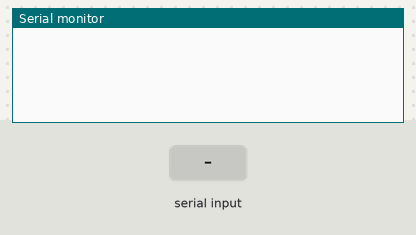
Bench run of a sketch on a simulated Arduino Uno, built with avr-gcc and run on an emulated ATmega328P. Parts: the last lines printed to the serial monitor. Inputs (shaded band) come from the test bench.

Above: at 1.2 s.
1.3 s: "a" received over Serial
At 1.8 s:
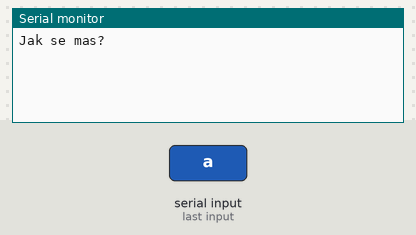
2.8 s: "b" received over Serial
At 4.0 s:
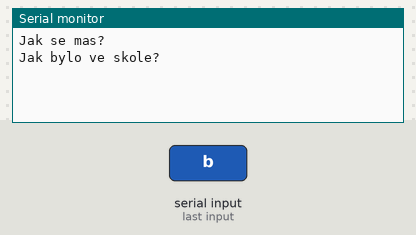
4.3 s: "1" received over Serial
At 5.2 s:
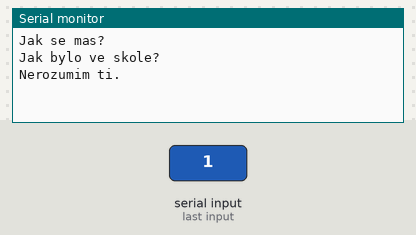

The sketch:

forever_alone_chat.ino
```cpp
void setup() {
  Serial.begin(9600);
}

void loop() {
  if (Serial.available() > 0) {
    char c = Serial.read();
    switch (c) {
      case 'a':
        Serial.println("Jak se mas?");
        break;
      case 'b':
        Serial.println("Jak bylo ve skole?");
        break;
      default:
        Serial.println("Nerozumim ti.");
        break;
    }
  }
}
```

Measured:
- after the input at 1.3 s, the serial monitor: prints a new line at once (image 1)
- after the input at 2.8 s, the serial monitor: prints a new line at once (image 2)
- after the input at 4.3 s, the serial monitor: prints a new line at once (image 3)
